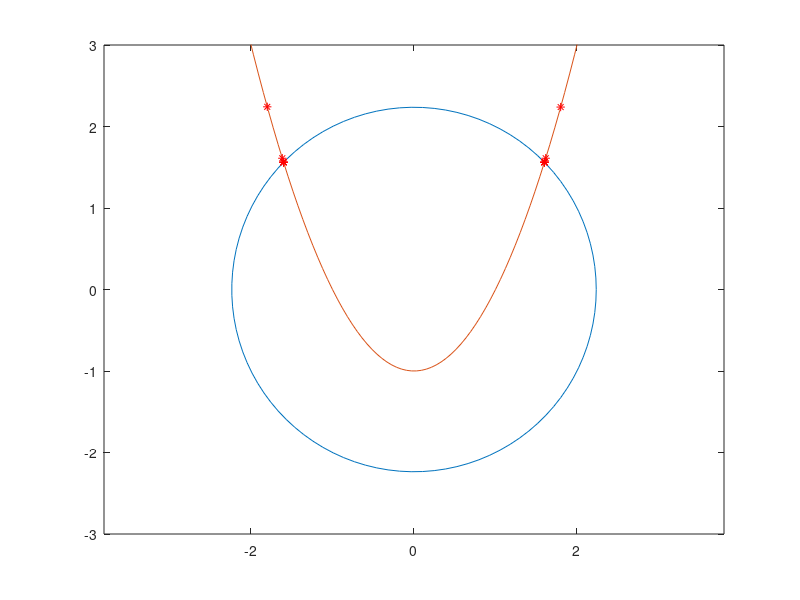

MATLAB code to generate this figure: (Note: this script raises an error after producing the figure.)
%% Numerical Analysis Homework 1

%% Problem 1 - Newton Raphson
clc, clear variables, close all;
format long
fprintf('<strong>Results of Problem 1 </strong> \n\n')

%using polar coordinates to plot the circle. we know r = sqrt(5):
r = sqrt(5);
theta = linspace(0,2*pi,100);

x_circle = cos(theta)*r;

y_circle = sin(theta)*r;

figure(1)
plot(x_circle,y_circle)
hold on

x_parabola = linspace(-3,3,100);
y_parabola = x_parabola.^2 - 1; 


plot(x_parabola,y_parabola)
ylim([-3,3])
axis equal

%Graphically estimated intersections are x  = -1.60606 and x = 1.60606

%To use Newton-Raphson i rewrite the two equations. we get:

% y_parabola - y_circle = 0.

f = @(x) -sqrt(5-x.^2)+(x.^2-1);
%fp = @(x) 2*x+(x./(sqrt(5-x.^2)));
p = @(x) x.^2 - 1;
n=0;
for x = [-1,1]

while abs(f(x))>eps  &&  n<20
%x = x - f(x)/fp(x);
h = 0.001;
    fpn = (f(x+h)-f(x))/h;
    x = x - f(x)/fpn;

n = n + 1;

plot(x,p(x),'r*')
hold on
end
fprintf('an intersection was found to be %g after %g iterations\n',x,n)
n = 0;
end


%% Problem 2 - data fitting
clc;
clear variables; close all

fprintf('<strong>Results of Problem 2 </strong> \n\n')


%Defining the full matrices of years and toxin levels.
Year = [1993, 1995, 1997, 1999, 2001, 2003, 2005, 2007];
Tox = [12.0, 12.7, 13.0, 15.2,  18.2, 19.8, 24.1, 28.1];
xx = linspace(1993 ,2009,1001);

%creating lagrange interpolation data for on these data values
yint = Lagrange(Year,Tox,xx);

%Plotting the interpolation
figure(2)
plot(Year,Tox,'ko',"MarkerFaceColor","r")
xlabel('Year')
ylabel('Toxin conc.')
xlim([1993, 2009])
ylim([0,max(yint)*1.1])
hold on
plot(xx,yint,'b-','LineWidth',1.5)

title('Lagrange Interpolation')

%Printing resulting prediction for 2009
fprintf("the predicted toxin concentration in 2009 is %g \n",Lagrange(Year,Tox,2009))

%Defining new matrix with data, leaving out 1997 and 1999
Year2 = [1993, 1995, 2001, 2003, 2005, 2007];
Tox2 = [12.0, 12.7,  18.2, 19.8, 24.1, 28.1];

xx2 = linspace(1993 ,2007,1001);
yint2 = Lagrange(Year2,Tox2,xx2);

figure(3)
plot(Year2,Tox2,'ko',"MarkerFaceColor","r")
xlabel('x')
ylabel('y')
xlim([1993, 2007])
ylim([min(yint2)*1.1,max(yint2)*1.1])
hold on
plot(xx2,yint2,'b-','LineWidth',1.5)
title('Lagrange Interpolation')

%Printing predictions from 1997 and 1999
fprintf("\nthe predicted toxin concentration in 1997  is %g \n",Lagrange(Year2,Tox2,1997))
fprintf("the predicted toxin concentration in 1999  is %g \n",Lagrange(Year2,Tox2,1999))


%Repeating b) with spline instead
%creating lagrange interpolation data for these data values
yspline = spline(Year,Tox,xx);

%Plotting the interpolation
figure(4)
plot(Year,Tox,'ko',"MarkerFaceColor","r")
xlabel('Year')
ylabel('Toxin conc.')
xlim([1993, 2009])
ylim([0,max(yspline)*1.1])
hold on
plot(xx,yspline,'b-','LineWidth',1.5)

title('Cubic spline Interpolation')

%Printing resulting prediction for 2009
fprintf("the predicted toxin concentration in 2009 is %g \n",spline(Year,Tox,2009))


%% Problem 3 - Integral calculations.

clc;
clear variables; %close all;
fprintf('<strong>Results of Problem 3 </strong> \n\n')

% Task:
% Evaluate the given integral with 4 different methods:
% - Analytically
% - Trapezoidal rule
% - Simpson's rule
% - Gauss Quadrature

% The function to be integrated:
f = @(x) -0.0547.*x.^4 + 0.8646.*x.^3 - 4.1562.*x.^2 + 6.2917.*x + 2;

%Boundaries a and b of integration:
a = 0;
b = 8;

%Exact integral
Exact_int = integral(f,a,b);
fprintf('The exact integral is                  %g\n',Exact_int) 

%Integration with trapezoidal rule½
Int_T = trapez(f,a,b,8);
fprintf('The integral using trapezoidal rule is %g\n',Int_T)

%Integration with simpson
Int_Simpson = simpson(f,a,b,8);
fprintf('The integral using simpson rule is     %g\n',Int_Simpson)

%Integration with Gauss Quadrature
Int_Gauss = Gauss_Quad(f,a,b,3);
fprintf('The integral using gauss quadrature is %g\n',Int_Gauss)

%Accurate trapezoidal
[Int_Trap, n_Trap] = trapez(f,a,b,'Accuracy',3);
fprintf('\nThe accurate Integral using trapezoidal is %g with n = %g\n', Int_Trap, n_Trap)

%Accurate simpson
[Int_SimpA, n_Simp] = simpson(f,a,b,'Accuracy',3);
fprintf('The accurate Integral using simpson is %g with n = %g\n', Int_SimpA, n_Simp)

%Accurate Gauss Quadrature
[Int_GaussA, n_Gauss] = Gauss_Quad(f,a,b,'Accuracy',3);
fprintf('The accurate Integral using Gauss Quadrature is %g with n = %g\n', Int_GaussA, n_Gauss)